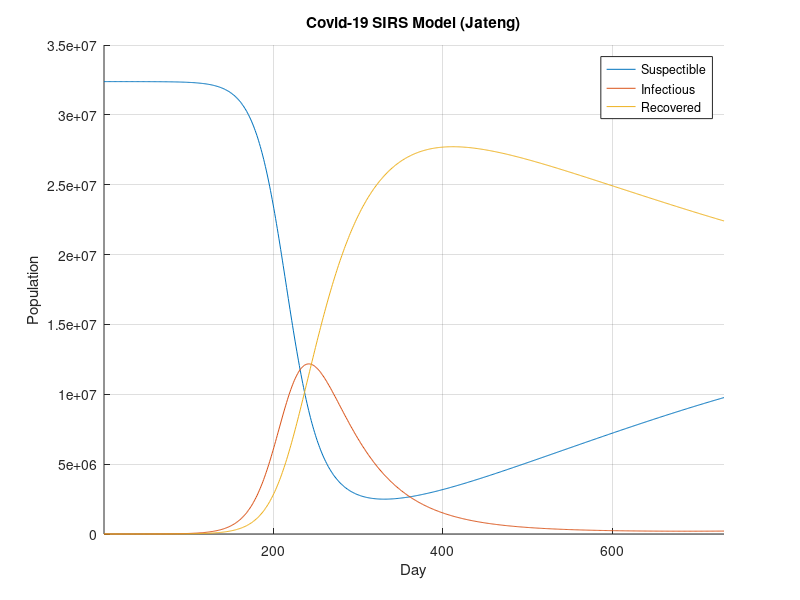

MATLAB code for this plot:
clc;
clear;

I_Real = [142 168  177  192  213  242  272  294  326  355  379  427  456  477  495  514  525  545  590  641  672  733  803  823  863  898  942  1014  1048  1117  1142  1186  1202]
R_Real = [51 57  59  61  62  66  72  76  85  85  95  115  123  132  139  146  154  161  181  211  236  274  326  332  365  378  394  441  458  480  489  522  534]

S(1) = 32380000
I(1) = 168
R(1) = 57

beta  = 0.0778244
gamma = 0.0214859
xi    = 0.001

%DAY = 31
DAY = 365*2

N = S(1) + I(1) + R(1)

for i=1:DAY
    dS_dt = -(beta*S(i)*I(i)) / N + xi*R(i);
    dI_dt = (beta*S(i)*I(i)) / N - gamma*I(i);
    dR_dt = gamma*I(i) - xi*R(i);
    
    S(i+1) = S(i) + dS_dt;
    I(i+1) = I(i) + dI_dt;
    R(i+1) = R(i) + dR_dt;
end

hold on
grid on

xlim([1 DAY+1])

%plot(I_Real)
%plot(R_Real)

plot(S)
plot(I)
plot(R)

title('Covid-19 SIRS Model (Jateng)')
xlabel('Day')
ylabel('Population')
legend('Suspectible','Infectious','Recovered')
%legend('I Real', 'R Real', 'I Prediction', 'R Prediction')